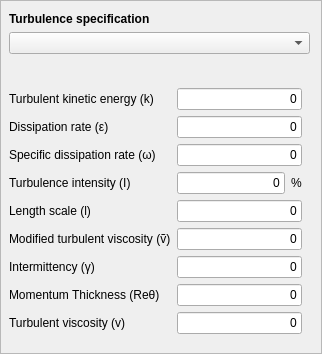
        <widget class="QFrame" name="turbulenceFrame">
         <property name="frameShape">
          <enum>QFrame::StyledPanel</enum>
         </property>
         <property name="frameShadow">
          <enum>QFrame::Raised</enum>
         </property>
         <layout class="QVBoxLayout" name="verticalLayout_2">
          <property name="leftMargin">
           <number>8</number>
          </property>
          <item>
           <widget class="QLabel" name="labelTurbulenceSpecification">
            <property name="font">
             <font>
              <weight>75</weight>
              <bold>true</bold>
             </font>
            </property>
            <property name="text">
             <string>Turbulence specification</string>
            </property>
            <property name="wordWrap">
             <bool>false</bool>
            </property>
           </widget>
          </item>
          <item>
           <widget class="QComboBox" name="comboTurbulenceSpecification">
            <property name="sizePolicy">
             <sizepolicy hsizetype="Expanding" vsizetype="Fixed">
              <horstretch>0</horstretch>
              <verstretch>0</verstretch>
             </sizepolicy>
            </property>
            <property name="frame">
             <bool>true</bool>
            </property>
           </widget>
          </item>
          <item>
           <widget class="QLabel" name="labelTurbulenceDescription">
            <property name="text">
             <string/>
            </property>
            <property name="wordWrap">
             <bool>true</bool>
            </property>
           </widget>
          </item>
          <item>
           <layout class="QGridLayout" name="layoutTurbulenceValues">
            <property name="topMargin">
             <number>8</number>
            </property>
            <property name="rightMargin">
             <number>8</number>
            </property>
            <property name="bottomMargin">
             <number>8</number>
            </property>
            <property name="verticalSpacing">
             <number>6</number>
            </property>
            <item row="0" column="0">
             <widget class="QLabel" name="labelTurbulentKineticEnergy">
              <property name="text">
               <string>Turbulent kinetic energy (k)</string>
              </property>
             </widget>
            </item>
            <item row="0" column="1">
             <widget class="Gui::InputField" name="inputKineticEnergy">
              <property name="sizePolicy">
               <sizepolicy hsizetype="Preferred" vsizetype="Fixed">
                <horstretch>0</horstretch>
                <verstretch>0</verstretch>
               </sizepolicy>
              </property>
              <property name="text">
               <string notr="true">0</string>
              </property>
              <property name="alignment">
               <set>Qt::AlignRight|Qt::AlignTrailing|Qt::AlignVCenter</set>
              </property>
              <property name="singleStep" stdset="0">
               <double>0.010000000000000</double>
              </property>
              <property name="minimum" stdset="0">
               <double>0.000000000000000</double>
              </property>
              <property name="unit" stdset="0">
               <string notr="true">m^2/s^2</string>
              </property>
              <property name="format" stdset="0">
               <number>0</number>
              </property>
             </widget>
            </item>
            <item row="1" column="0">
             <widget class="QLabel" name="labelTurbulentDissapationRate">
              <property name="text">
               <string>Dissipation rate (ε)</string>
              </property>
             </widget>
            </item>
            <item row="1" column="1">
             <widget class="Gui::InputField" name="inputDissipationRate">
              <property name="sizePolicy">
               <sizepolicy hsizetype="Preferred" vsizetype="Fixed">
                <horstretch>0</horstretch>
                <verstretch>0</verstretch>
               </sizepolicy>
              </property>
              <property name="text">
               <string notr="true">0</string>
              </property>
              <property name="alignment">
               <set>Qt::AlignRight|Qt::AlignTrailing|Qt::AlignVCenter</set>
              </property>
              <property name="singleStep" stdset="0">
               <double>0.010000000000000</double>
              </property>
              <property name="minimum" stdset="0">
               <double>0.000000000000000</double>
              </property>
              <property name="unit" stdset="0">
               <string notr="true">m^2/s^3</string>
              </property>
              <property name="format" stdset="0">
               <number>0</number>
              </property>
             </widget>
            </item>
            <item row="2" column="0">
             <widget class="QLabel" name="labelTurbulentSpecificDissapationRate">
              <property name="text">
               <string>Specific dissipation rate (ω)</string>
              </property>
             </widget>
            </item>
            <item row="2" column="1">
             <widget class="Gui::InputField" name="inputSpecificDissipationRate">
              <property name="sizePolicy">
               <sizepolicy hsizetype="Preferred" vsizetype="Fixed">
                <horstretch>0</horstretch>
                <verstretch>0</verstretch>
               </sizepolicy>
              </property>
              <property name="text">
               <string notr="true">0</string>
              </property>
              <property name="alignment">
               <set>Qt::AlignRight|Qt::AlignTrailing|Qt::AlignVCenter</set>
              </property>
              <property name="singleStep" stdset="0">
               <double>0.010000000000000</double>
              </property>
              <property name="minimum" stdset="0">
               <double>0.000000000000000</double>
              </property>
              <property name="unit" stdset="0">
               <string notr="true">1/s</string>
              </property>
              <property name="format" stdset="0">
               <number>0</number>
              </property>
             </widget>
            </item>
            <item row="3" column="0">
             <widget class="QLabel" name="labelTurbulentIntensityValue">
              <property name="text">
               <string>Turbulence intensity (I)</string>
              </property>
             </widget>
            </item>
            <item row="3" column="1">
             <widget class="QFrame" name="frame">
              <property name="frameShape">
               <enum>QFrame::NoFrame</enum>
              </property>
              <property name="frameShadow">
               <enum>QFrame::Plain</enum>
              </property>
              <property name="lineWidth">
               <number>0</number>
              </property>
              <layout class="QGridLayout" name="gridLayout_2">
               <property name="leftMargin">
                <number>0</number>
               </property>
               <property name="topMargin">
                <number>0</number>
               </property>
               <property name="rightMargin">
                <number>0</number>
               </property>
               <property name="bottomMargin">
                <number>0</number>
               </property>
               <property name="horizontalSpacing">
                <number>6</number>
               </property>
               <item row="0" column="0">
                <widget class="Gui::InputField" name="inputIntensity">
                 <property name="sizePolicy">
                  <sizepolicy hsizetype="Preferred" vsizetype="Fixed">
                   <horstretch>0</horstretch>
                   <verstretch>0</verstretch>
                  </sizepolicy>
                 </property>
                 <property name="text">
                  <string notr="true">0</string>
                 </property>
                 <property name="alignment">
                  <set>Qt::AlignRight|Qt::AlignTrailing|Qt::AlignVCenter</set>
                 </property>
                 <property name="singleStep" stdset="0">
                  <double>0.100000000000000</double>
                 </property>
                 <property name="minimum" stdset="0">
                  <double>0.000000000000000</double>
                 </property>
                 <property name="unit" stdset="0">
                  <string notr="true"/>
                 </property>
                 <property name="format" stdset="0">
                  <number>0</number>
                 </property>
                </widget>
               </item>
               <item row="0" column="1">
                <widget class="QLabel" name="label_6">
                 <property name="sizePolicy">
                  <sizepolicy hsizetype="Fixed" vsizetype="Preferred">
                   <horstretch>0</horstretch>
                   <verstretch>0</verstretch>
                  </sizepolicy>
                 </property>
                 <property name="font">
                  <font>
                   <weight>50</weight>
                   <bold>false</bold>
                  </font>
                 </property>
                 <property name="text">
                  <string notr="true">%</string>
                 </property>
                 <property name="textFormat">
                  <enum>Qt::AutoText</enum>
                 </property>
                </widget>
               </item>
              </layout>
             </widget>
            </item>
            <item row="4" column="0">
             <widget class="QLabel" name="labelTurbulentLengthValue">
              <property name="text">
               <string>Length scale (l)</string>
              </property>
             </widget>
            </item>
            <item row="4" column="1">
             <widget class="Gui::InputField" name="inputLengthScale">
              <property name="sizePolicy">
               <sizepolicy hsizetype="Preferred" vsizetype="Fixed">
                <horstretch>0</horstretch>
                <verstretch>0</verstretch>
               </sizepolicy>
              </property>
              <property name="text">
               <string notr="true">0</string>
              </property>
              <property name="alignment">
               <set>Qt::AlignRight|Qt::AlignTrailing|Qt::AlignVCenter</set>
              </property>
              <property name="singleStep" stdset="0">
               <double>1.000000000000000</double>
              </property>
              <property name="minimum" stdset="0">
               <double>0.000000000000000</double>
              </property>
              <property name="unit" stdset="0">
               <string notr="true">mm</string>
              </property>
              <property name="format" stdset="0">
               <number>0</number>
              </property>
             </widget>
            </item>
            <item row="5" column="0">
             <widget class="QLabel" name="labelNuTildaValue">
              <property name="text">
               <string>Modified turbulent viscosity (ṽ)</string>
              </property>
             </widget>
            </item>
            <item row="5" column="1">
             <widget class="Gui::InputField" name="inputNuTilda">
              <property name="sizePolicy">
               <sizepolicy hsizetype="Preferred" vsizetype="Fixed">
                <horstretch>0</horstretch>
                <verstretch>0</verstretch>
               </sizepolicy>
              </property>
              <property name="text">
               <string notr="true">0</string>
              </property>
              <property name="alignment">
               <set>Qt::AlignRight|Qt::AlignTrailing|Qt::AlignVCenter</set>
              </property>
              <property name="singleStep" stdset="0">
               <double>1.000000000000000</double>
              </property>
              <property name="minimum" stdset="0">
               <double>0.000000000000000</double>
              </property>
              <property name="unit" stdset="0">
               <string notr="true">m^2/s^1</string>
              </property>
              <property name="format" stdset="0">
               <number>0</number>
              </property>
             </widget>
            </item>
            <item row="6" column="0">
             <widget class="QLabel" name="labelIntermittencyValue">
              <property name="text">
               <string>Intermittency (γ)</string>
              </property>
             </widget>
            </item>
            <item row="6" column="1">
             <widget class="Gui::InputField" name="inputGammaInt">
              <property name="sizePolicy">
               <sizepolicy hsizetype="Preferred" vsizetype="Fixed">
                <horstretch>0</horstretch>
                <verstretch>0</verstretch>
               </sizepolicy>
              </property>
              <property name="text">
               <string notr="true">0</string>
              </property>
              <property name="alignment">
               <set>Qt::AlignRight|Qt::AlignTrailing|Qt::AlignVCenter</set>
              </property>
              <property name="singleStep" stdset="0">
               <double>0.001000000000000</double>
              </property>
              <property name="minimum" stdset="0">
               <double>0.000000000000000</double>
              </property>
              <property name="unit" stdset="0">
               <string notr="true"/>
              </property>
              <property name="format" stdset="0">
               <number>0</number>
              </property>
             </widget>
            </item>
            <item row="7" column="0">
             <widget class="QLabel" name="labelMomentumThicknessValue">
              <property name="text">
               <string>Momentum Thickness (Reθ)</string>
              </property>
             </widget>
            </item>
            <item row="7" column="1">
             <widget class="Gui::InputField" name="inputReThetat">
              <property name="sizePolicy">
               <sizepolicy hsizetype="Preferred" vsizetype="Fixed">
                <horstretch>0</horstretch>
                <verstretch>0</verstretch>
               </sizepolicy>
              </property>
              <property name="text">
               <string notr="true">0</string>
              </property>
              <property name="alignment">
               <set>Qt::AlignRight|Qt::AlignTrailing|Qt::AlignVCenter</set>
              </property>
              <property name="singleStep" stdset="0">
               <double>0.001000000000000</double>
              </property>
              <property name="minimum" stdset="0">
               <double>0.000000000000000</double>
              </property>
              <property name="unit" stdset="0">
               <string notr="true"/>
              </property>
              <property name="format" stdset="0">
               <number>0</number>
              </property>
             </widget>
            </item>
            <item row="8" column="0">
             <widget class="QLabel" name="labelMomentumThicknessValue">
              <property name="text">
               <string>Turbulent viscosity (v)</string>
              </property>
             </widget>
            </item>
            <item row="8" column="1">
             <widget class="Gui::InputField" name="inputTurbulentViscosity">
              <property name="sizePolicy">
               <sizepolicy hsizetype="Preferred" vsizetype="Fixed">
                <horstretch>0</horstretch>
                <verstretch>0</verstretch>
               </sizepolicy>
              </property>
              <property name="text">
               <string notr="true">0</string>
              </property>
              <property name="alignment">
               <set>Qt::AlignRight|Qt::AlignTrailing|Qt::AlignVCenter</set>
              </property>
              <property name="singleStep" stdset="0">
               <double>0.001000000000000</double>
              </property>
              <property name="minimum" stdset="0">
               <double>0.000000000000000</double>
              </property>
              <property name="unit" stdset="0">
               <string notr="true">m^2/s^1</string>
              </property>
              <property name="format" stdset="0">
               <number>0</number>
              </property>
             </widget>
            </item>
           </layout>
          </item>
         </layout>
        </widget>
